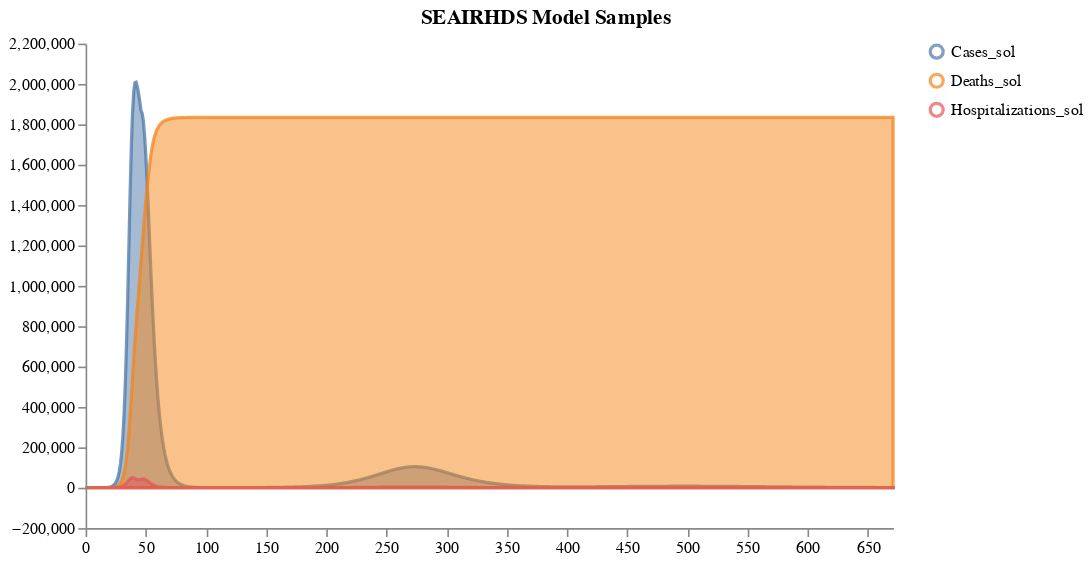

The notebook cell saved with this chart:
### Code cell
ensemble_samples = load_and_sample_petri_ensemble(
    [model_list[1]], [1], [solution_mapping2], num_samples, timepoints, 
    start_states=[start_states[1]], total_population=total_population, start_time=start_time,
)

display(ensemble_samples)
schema = plots.trajectories(ensemble_samples, subset=".*_sol", title="SEAIRHDS Model Samples")
schema = plots.pad(schema, 5)
plots.ipy_display(schema)

### Figure 1 — Vega specification as saved in the notebook (floating-point values rounded to 4 significant figures; data arrays with more than 128 entries replaced by an {"elided": "..."} marker saying what was removed)
{"$schema": "https://vega.github.io/schema/vega/v5.json", "axes": [{"name": "x_axis", "orient": "bottom", "scale": "xscale", "zindex": 100}, {"name": "y_axis", "orient": "left", "scale": "yscale", "zindex": 100}], "data": [{"name": "distributions", "values": {"elided": "2016 records"}}, {"name": "traces", "transform": [{"expr": "isValid(datum.value)", "type": "filter"}], "values": []}, {"name": "points", "values": []}, {"name": "markers", "values": []}, {"name": "selected", "on": [{"remove": true, "trigger": "clear"}, {"remove": true, "trigger": "!shift"}, {"insert": "clicked", "trigger": "!shift && clicked"}, {"toggle": "clicked", "trigger": "shift && clicked"}]}], "height": 300, "legends": [{"encode": {"labels": {"interactive": true, "name": "legendLabel", "update": {"opacity": [{"test": "!length(data('selected')) || indata('selected', 'value', datum.value)", "value": 1}, {"value": 0.25}]}}, "symbols": {"interactive": true, "name": "legendSymbol", "update": {"fill": {"value": "transparent"}, "opacity": [{"test": "!length(data('selected')) || indata('selected', 'value', datum.value)", "value": 0.7}, {"value": 0.15}], "size": {"value": 64}, "strokeWidth": {"value": 2}}}}, "name": "color_legend", "stroke": "color"}], "marks": [{"from": {"facet": {"data": "points", "groupby": "trajectory", "name": "points_split"}}, "marks": [{"encode": {"hover": {"fillOpacity": {"value": 0.9}}, "update": {"fill": {"field": "trajectory", "scale": "color"}, "fillOpacity": [{"test": "!length(data('selected')) || indata('selected', 'value', datum.trajectory)", "value": 0.5}, {"value": 0.15}], "size": {"value": 10}, "stroke": {"field": "trajectory", "scale": "color"}, "strokeOpacity": [{"test": "!length(data('selected')) || indata('selected', 'value', datum.trajectory)", "value": 0.75}, {"value": 0.15}], "strokeWidth": {"value": 2}, "tooltip": {"field": "value"}, "x": {"field": "timepoint", "scale": "xscale"}, "y": {"field": "value", "scale": "yscale"}}}, "from": {"data": "points"}, "name": "_points_symbol", "type": "symbol", "zindex": 3}, {"encode": {"hover": {"fillOpacity": {"value": 0.9}}, "update": {"interpolate": {"value": "linear"}, "stroke": {"field": "trajectory", "scale": "color"}, "strokeOpacity": [{"test": "!length(data('selected')) || indata('selected', 'value', datum.trajectory)", "value": 0.3}, {"value": 0.1}], "strokeWidth": {"value": 2}, "x": {"field": "timepoint", "scale": "xscale"}, "y": {"field": "value", "scale": "yscale"}}}, "from": {"data": "points"}, "name": "_points_line", "type": "line", "zindex": 3}], "name": "_points", "type": "group", "zindex": 3}, {"from": {"facet": {"data": "traces", "groupby": "trajectory", "name": "traces_split"}}, "marks": [{"encode": {"hover": {"fillOpacity": {"value": 0.9}}, "update": {"interpolate": {"value": "linear"}, "stroke": {"field": "trajectory", "scale": "color"}, "strokeOpacity": [{"test": "!length(data('selected')) || indata('selected', 'value', datum.trajectory)", "value": 0.75}, {"value": 0.15}], "strokeWidth": {"value": 2}, "x": {"field": "timepoint", "scale": "xscale"}, "y": {"field": "value", "scale": "yscale"}}}, "from": {"data": "traces_split"}, "name": "_traces_lines", "type": "line"}], "name": "_traces", "type": "group", "zindex": 2}, {"from": {"facet": {"data": "distributions", "groupby": "trajectory", "name": "trajectory_split"}}, "marks": [{"encode": {"hover": {"fillOpacity": {"value": 0.9}}, "update": {"fill": {"field": "trajectory", "scale": "color"}, "fillOpacity": [{"test": "!length(data('selected')) || indata('selected', 'value', datum.trajectory)", "value": 0.5}, {"value": 0.15}], "interpolate": {"value": "linear"}, "stroke": {"field": "trajectory", "scale": "color"}, "strokeOpacity": [{"test": "!length(data('selected')) || indata('selected', 'value', datum.trajectory)", "value": 0.75}, {"value": 0.15}], "strokeWidth": {"value": 2}, "x": {"field": "timepoint", "scale": "xscale"}, "y": {"field": "upper", "scale": "yscale"}, "y2": {"field": "lower", "scale": "yscale"}}}, "from": {"data": "trajectory_split"}, "type": "area"}], "name": "_distributions", "type": "group", "zindex": 1}, {"marks": [{"encode": {"enter": {"stroke": {"value": "lightgray"}}, "update": {"opacity": {"value": 1}, "x": {"field": "timepoint", "scale": "xscale"}, "y": {"signal": "height"}, "y2": {"value": 0}}}, "from": {"data": "markers"}, "name": "_marker text", "type": "rule"}, {"encode": {"enter": {"fontSize": {"value": 8}, "text": {"field": "datum.label"}, "y": {"value": 0}}}, "from": {"data": "_marker text"}, "name": "_marker flags", "transform": [{"as": ["x", "_y", "opacity", "align", "baseline"], "lineAnchor": "start", "offset": [1], "size": {"signal": "[width, height]"}, "type": "label"}], "type": "text"}], "name": "_markers", "type": "group"}], "padding": 5, "scales": [{"domain": {"fields": [{"data": "distributions", "field": "timepoint"}, {"data": "traces", "field": "timepoint"}, {"data": "points", "field": "timepoint"}, {"data": "markers", "field": "timepoint"}]}, "name": "xscale", "range": "width", "type": "linear", "zero": false}, {"domain": {"fields": [{"data": "distributions", "field": "lower"}, {"data": "distributions", "field": "upper"}, {"data": "traces", "field": "value"}, {"data": "points", "field": "value"}]}, "name": "yscale", "nice": true, "range": "height", "type": "linear", "zero": true}, {"domain": {"fields": [{"data": "distributions", "field": "trajectory"}, {"data": "traces", "field": "trajectory"}, {"data": "points", "field": "trajectory"}]}, "name": "color", "range": "category", "type": "ordinal"}], "signals": [{"name": "clear", "on": [{"events": "mouseup[!event.item]", "force": true, "update": "true"}], "value": true}, {"name": "shift", "on": [{"events": "@legendSymbol:click, @legendLabel:click", "force": true, "update": "event.shiftKey"}], "value": false}, {"name": "clicked", "on": [{"events": "@legendSymbol:click, @legendLabel:click", "force": true, "update": "{value: datum.value}"}], "value": null}], "title": "SEAIRHDS Model Samples", "width": 500}
